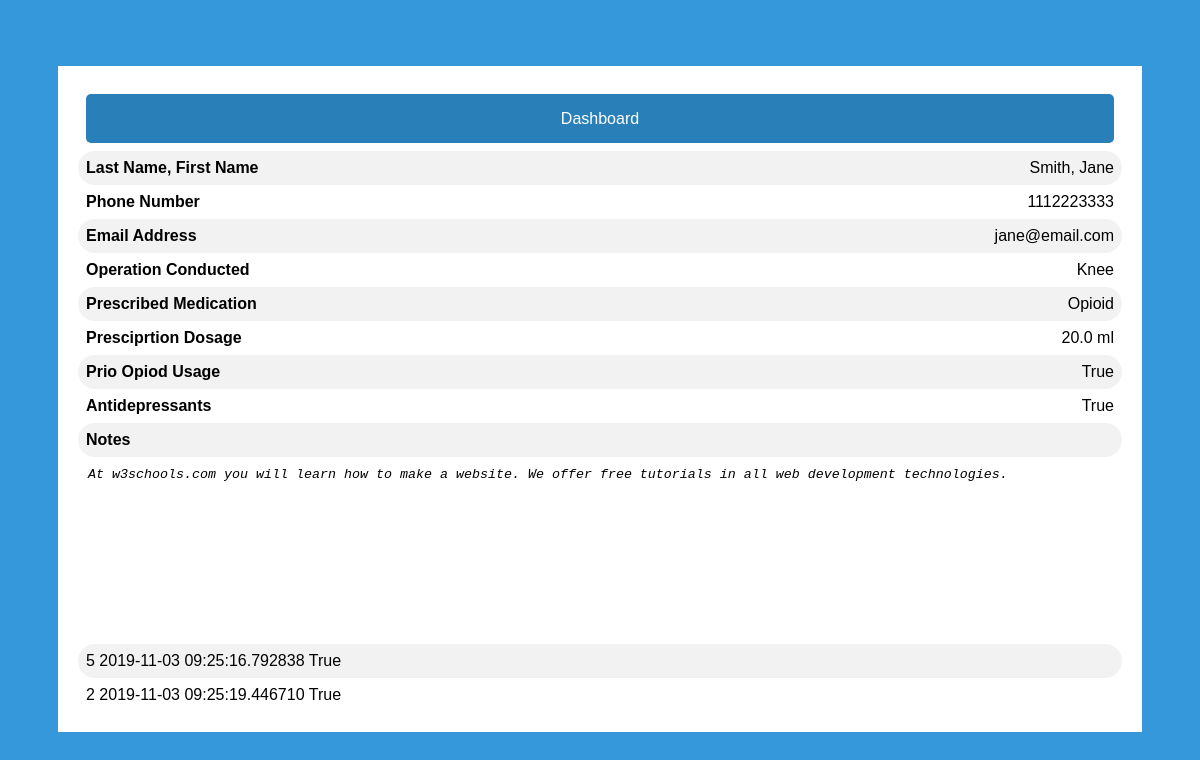
/detailedpatientinfo/3, run on the app's committed database.
### app/models.py (models this page shows, shortened)
class User(UserMixin,db.Model):
    id = db.Column(db.Integer, primary_key=True)
    email = db.Column(db.String(64))
    password = db.Column(db.String(128))
    isDoctor = db.Column(db.Boolean)

class Patient(User):
    id = db.Column(db.Integer, db.ForeignKey('user.id'), primary_key=True)
    firstName = db.Column(db.String(64))
    lastName = db.Column(db.String(64))
    phoneNumber = db.Column(db.String(64))
    operation = db.Column(db.String(64))
    operationDate = db.Column(db.Date)
    prescriptionMed = db.Column(db.String(64))
    prescriptionDosage = db.Column(db.Float)
    priorOpioid = db.Column(db.Boolean)
    onAntidepressants = db.Column(db.Boolean)
    addictionRisk = db.Column(db.Integer)
    checkins = db.relationship("CheckIn", backref="patient", lazy='dynamic')

class User(UserMixin,db.Model):
    id = db.Column(db.Integer, primary_key=True)
    email = db.Column(db.String(64))
    password = db.Column(db.String(128))
    isDoctor = db.Column(db.Boolean)

class CheckIn(db.Model):
    id = db.Column(db.Integer, primary_key=True)
    tookMed = db.Column(db.Boolean)
    painLevel = db.Column(db.Integer)
    checkInDate = db.Column(db.DateTime)
    patient_id = db.Column(db.Integer, db.ForeignKey("patient.id"))

### app/routes.py (the view)
@app.route('/detailedpatientinfo/<patientid>', methods=['GET','POST'] )
def detailedPatientInfo(patientid):
    patient = Patient.query.filter_by(id=patientid).first_or_404()
    return render_template("detailedpatientinfo.html", patient=patient)

### app/templates/detailedpatientinfo.html (shortened to what this page needs)
<link type="text/css" rel="stylesheet" href="/static/css/detailedpatientinfo.css" >
{% extends "base.html" %}
{% block page %}
<div class="patientdetail">
    <div class="patientdetail-screen">
            <div>
                    <a href="{{ url_for('doctorDashBoard') }}">Dashboard</a>
                </div>
            <div><span class="key">Last Name, First Name</span><span class="data">{{patient.lastName}}, {{patient.firstName}}</span></div>
            <div><span class="key">Phone Number</span><span class="data">{{patient.phoneNumber}}</span></div>
            <div><span class="key">Email Address</span><span class="data">{{patient.email}}</span></div>
            <div><span class="key">Operation Conducted</span><span class="data">{{patient.operation}}</span></div>
            <div><span class="key">Prescribed Medication</span><span class="data">{{patient.prescriptionMed}}</span></div>
            <div><span class="key">Presciprtion Dosage</span><span class="data">{{patient.prescriptionDosage}} ml</span></div>
            <div><span class="key">Prio Opiod Usage</span><span class="data">{{patient.priorOpioid}}</span></div>
            <div><span class="key">Antidepressants</span><span class="data">{{patient.onAntidepressants}}</span></div>
            <div><span class="key">Notes</span></div>
            <div>
                    <span class="key">
                        <textarea readonly>At w3schools.com you will learn how to make a website. We offer free tutorials in all web development technologies.
                        </textarea>
                    </span>
            </div>
            {% for item in patient.checkins %}
            <div>
                {{item.painLevel}}
                {{item.checkInDate}}
                {{item.tookMed}}
            </div>
            {% endfor %}
    </div>
    </div>
</div>
{% endblock %}

### app/templates/base.html (shortened to what this page needs)
<!DOCTYPE html>
<html lang="en">
  <head>
    <link type="text/css" rel="stylesheet" href="/static/css/login.css" >
    <link rel="stylesheet" href="https://cdnjs.cloudflare.com/ajax/libs/font-awesome/4.7.0/css/font-awesome.min.css">
  </head>
  <body >
      <div id='container' class="container body-content">
          {% block page%}{% endblock %}
  </body>
</html>

### app/static/css/detailedpatientinfo.css (style rules this page uses)
.patientdetail { margin: 8px auto; width:100%; }
.patientdetail-screen { background-color: #FFF; padding: 20px; border-radius: 5px width }
.patientdetail-screen div { padding:8px; border-radius: 25px; }
.patientdetail-screen .data { float:right; }
.patientdetail-screen .key { font-weight: bold; }
.patientdetail-screen div:nth-child(even) { background-color: #f2f2f2; }
textarea { resize: none; height:25%; width:100%; border-radius: 5px; border: none; border-color: transparent; font-style: italic; }
a { border: 2px solid transparent; background: #3498DB; color: #ffffff; font-size: 16px; line-height: 25px; padding: 10px 0; text-decoration: none; text-shadow: none; border-radius: 5px; box-shadow: none; transition: 0.25s; display: block; width: auto; margin: 0 auto; text-align: center; }
a { background-color: #2980B9; }

### app/static/css/login.css (style rules this page uses)
* { box-sizing: border-box; }
body { font-family: Arial; background-color: #3498DB; padding: 50px; }

### data on the page
Patient: lastName "Smith", firstName "Jane", phoneNumber "1112223333", operation "Knee", prescriptionMed "Opioid", prescriptionDosage "20.0", priorOpioid "True", onAntidepressants "True"
User: email "jane@email.com"
CheckIn: painLevel "5", checkInDate "2019-11-03 09:25:16.792838", tookMed "True"
CheckIn: painLevel "2", checkInDate "2019-11-03 09:25:19.446710", tookMed "True"
